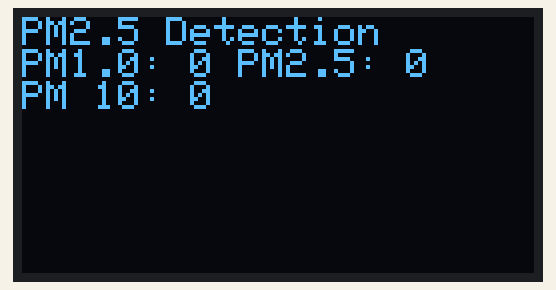
Recording of a sketch running on a simulated Arduino Uno, built with avr-gcc and run on an emulated ATmega328P. On the bench: 128×64 one-colour display. What the sketch prints to the serial monitor is not drawn.

Above: at 2.2 s.

The sketch:

PM25.ino
```cpp
//#include <SPI.h>
//#include <Wire.h>
#include <math.h>
#include <Adafruit_GFX.h>
#include <Adafruit_SSD1306.h>

#define OLED_RESET LED_BUILTIN  //4
Adafruit_SSD1306 display(OLED_RESET);

#define SSD1306_LCDHEIGHT 64

#define LENG 31   //0x42 + 31 bytes equal to 32 bytes
unsigned char buf[LENG];

int PM01Value=0;          //define PM1.0 value of the air detector module
int PM2_5Value=0;         //define PM2.5 value of the air detector module
int PM10Value=0;         //define PM10 value of the air detector module

typedef struct
{
  int PM01Value;
  int PM2_5Value;
  int PM10Value;
  int PM01Value_;
  int PM2_5Value_;
  int PM10Value_;
  int Air03;
  int Air05;
  int Air10;
  int Air25;
  int Air50;
  int Air100;
  int HCHO;
}_stPMS5003;

_stPMS5003 AirData;

unsigned int cnt = 0;

void setup()
{
  Serial.begin(9600);   //use serial0
  Serial.setTimeout(1000);    //set the Timeout to 1500ms, longer than the data transmission periodic time of the sensor

  /* -- Initial LCD -- */
  display.begin(SSD1306_SWITCHCAPVCC, 0x3C);

  display.clearDisplay();
  // text display tests
  display.setTextSize(1);
  display.setTextColor(WHITE);
  display.setCursor(0,0);
  display.println("Booting");
  display.println("  ");
  display.display();
  /* ----------------------------------------*/


}

void loop()
{
  String str;

  if(Serial.find(0x42)) //start to read when detect 0x42
  {
    Serial.readBytes(buf,LENG);

    if(buf[0] == 0x4d)
    {
       Serial.print("get data");
      if(checkValue(buf,LENG))
      {
        GetData(buf);
        cnt++;
      }
    }
  }

  static unsigned long OledTimer=millis();
  if (millis() - OledTimer >=1000)
  {
      OledTimer=millis();

      Serial.println(cnt);
      Serial.print("PM1.0: ");
      Serial.print(AirData.PM01Value);
      Serial.println("  ug/m3");

      Serial.print("PM2.5: ");
      Serial.print(AirData.PM2_5Value);
      Serial.println("  ug/m3");

      Serial.print("PM1 0: ");
      Serial.print(AirData.PM10Value);
      Serial.println("  ug/m3");

      Serial.print("HCHO: ");
      Serial.print(AirData.HCHO);Serial.println("  ");
      Serial.print((double)AirData.HCHO/1000);
      Serial.println("  mg/m3");

      Serial.println();

      display.clearDisplay();
      // text display tests
      display.setTextSize(1);
      display.setTextColor(WHITE);
      display.setCursor(0,0);

      if( ((cnt/2)&0x01) == 0x00)
        display.println(String("PM2.5 Detection  "));
      else
        display.println(String("PM2.5 Detection  *"));

      //display.println(String("PM2.5 Detection ") + (cnt&0x01));
//      display.println(String("PM2.5 Detection ") );

      str = String("PM1.0: ") + AirData.PM01Value + String(" PM2.5: ") + AirData.PM2_5Value;
      display.println(str);
      str = String("PM 10: ") + AirData.PM10Value;
      display.println(str);
     // str = String("HCHO : ") + (double)AirData.HCHO/1000;
     // display.println(str);
      display.display();

    }

}

void GetData(unsigned char *thebuf)
{
  thebuf+=3;

  AirData.PM01Value   = ((thebuf[ 0]<<8) + thebuf[ 1]);
  AirData.PM2_5Value  = ((thebuf[ 2]<<8) + thebuf[ 3]);
  AirData.PM10Value   = ((thebuf[ 4]<<8) + thebuf[ 5]);
  AirData.PM01Value_  = ((thebuf[ 6]<<8) + thebuf[ 7]);
  AirData.PM2_5Value_ = ((thebuf[ 8]<<8) + thebuf[ 9]);
  AirData.PM10Value_  = ((thebuf[10]<<8) + thebuf[11]);
  AirData.Air03       = ((thebuf[12]<<8) + thebuf[13]);
  AirData.Air05       = ((thebuf[14]<<8) + thebuf[15]);
  AirData.Air10       = ((thebuf[16]<<8) + thebuf[17]);
  AirData.Air25       = ((thebuf[18]<<8) + thebuf[19]);
  AirData.Air50       = ((thebuf[20]<<8) + thebuf[21]);
  AirData.Air100      = ((thebuf[22]<<8) + thebuf[23]);
  AirData.HCHO        = ((thebuf[24]<<8) + thebuf[25]);

 // Serial.print("debug");
 // Serial.println(thebuf[24]);
 // Serial.println(thebuf[25]);

}

char checkValue(unsigned char *thebuf, char leng)
{
  char receiveflag=0;
  int receiveSum=0;

  for(int i=0; i<(leng-2); i++){
  receiveSum=receiveSum+thebuf[i];
  }
  receiveSum=receiveSum + 0x42;

  if(receiveSum == ((thebuf[leng-2]<<8)+thebuf[leng-1]))  //check the serial data
  {
    receiveSum = 0;
    receiveflag = 1;
  }
  return receiveflag;
}

#if 0
int transmitPM01(unsigned char *thebuf)
{
  int PM01Val;
  PM01Val=((thebuf[3]<<8) + thebuf[4]); //count PM1.0 value of the air detector module
  return PM01Val;
}

//transmit PM Value to PC
int transmitPM2_5(unsigned char *thebuf)
{
  int PM2_5Val;
  PM2_5Val=((thebuf[5]<<8) + thebuf[6]);//count PM2.5 value of the air detector module
  return PM2_5Val;
  }

//transmit PM Value to PC
int transmitPM10(unsigned char *thebuf)
{
  int PM10Val;
  PM10Val=((thebuf[7]<<8) + thebuf[8]); //count PM10 value of the air detector module
  return PM10Val;
}
#endif
```
